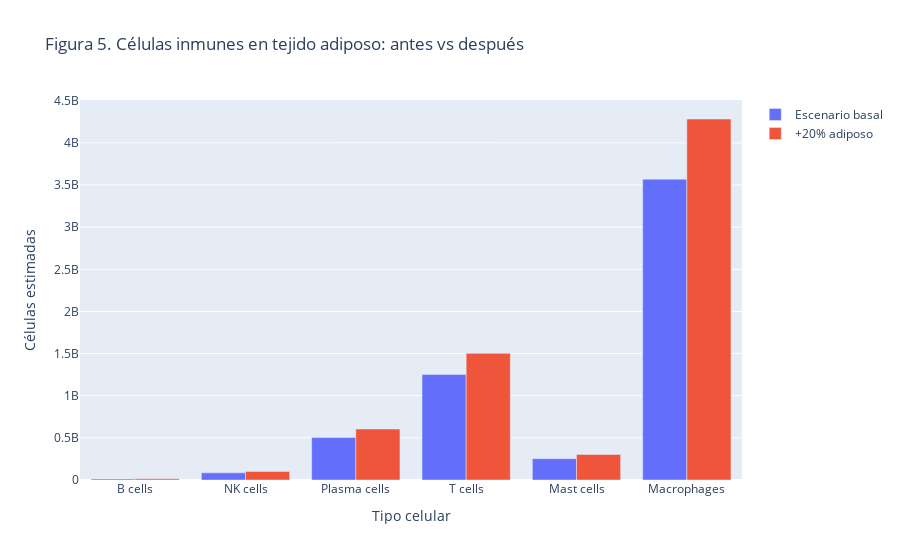

Source (notebook cell):
### Markdown cell above
**Interpretación del escenario:** al aumentar la masa del tejido adiposo manteniendo su densidad, todo el contenido inmunitario de ese tejido crece de forma proporcional. Esto imita una obesidad “geométrica” (más volumen, mismo tejido). El resultado esperado es un aumento absoluto de células inmunes, pero tendremos que comparar ese aumento con el total del organismo para saber si realmente es relevante.

### Code cell
# Figura 5: comparación antes/después en tejido adiposo
compare_df = adipose_numbers_base.merge(
    adipose_numbers_new, on="cell_type", suffixes=("_ref", "_new")
)

fig5 = go.Figure(data=[
    go.Bar(name="Escenario basal", x=compare_df["cell_type"], y=compare_df["number_ref"]),
    go.Bar(name="+20% adiposo", x=compare_df["cell_type"], y=compare_df["number_new"])
])
fig5.update_layout(
    barmode="group",
    title="Figura 5. Células inmunes en tejido adiposo: antes vs después",
    xaxis_title="Tipo celular",
    yaxis_title="Células estimadas"
)
mostrar(fig5)

### Figure 1 — Plotly figure (JSON) as saved in the notebook; plotly's stock layout.template omitted (floating-point values rounded to 4 significant figures)
{"data": [{"name": "Escenario basal", "type": "bar", "x": ["B cells", "NK cells", "Plasma cells", "T cells", "Mast cells", "Macrophages"], "y": [12910000.0, 85150000.0, 503800000.0, 1252000000.0, 252700000.0, 3569000000.0]}, {"name": "+20% adiposo", "type": "bar", "x": ["B cells", "NK cells", "Plasma cells", "T cells", "Mast cells", "Macrophages"], "y": [15490000.0, 102200000.0, 604500000.0, 1503000000.0, 303300000.0, 4283000000.0]}], "layout": {"barmode": "group", "title": {"text": "Figura 5. Células inmunes en tejido adiposo: antes vs después"}, "xaxis": {"title": {"text": "Tipo celular"}}, "yaxis": {"title": {"text": "Células estimadas"}}}}
